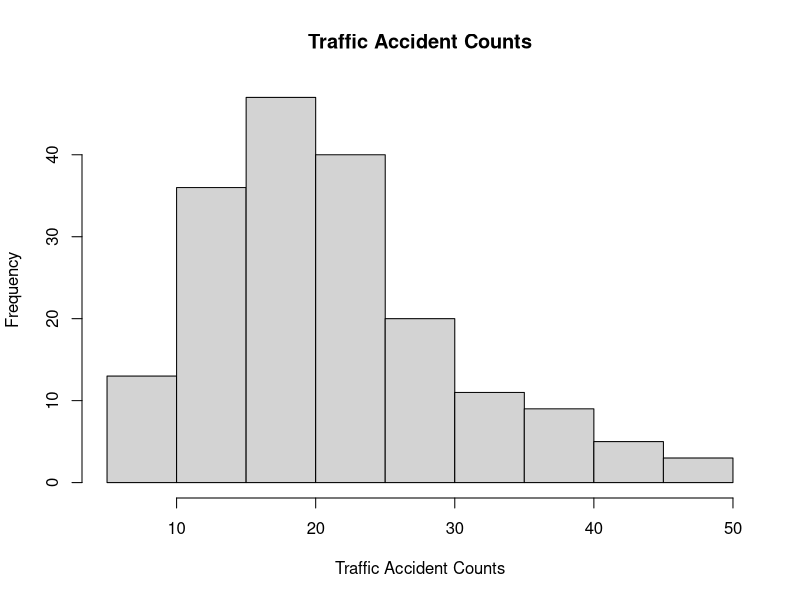
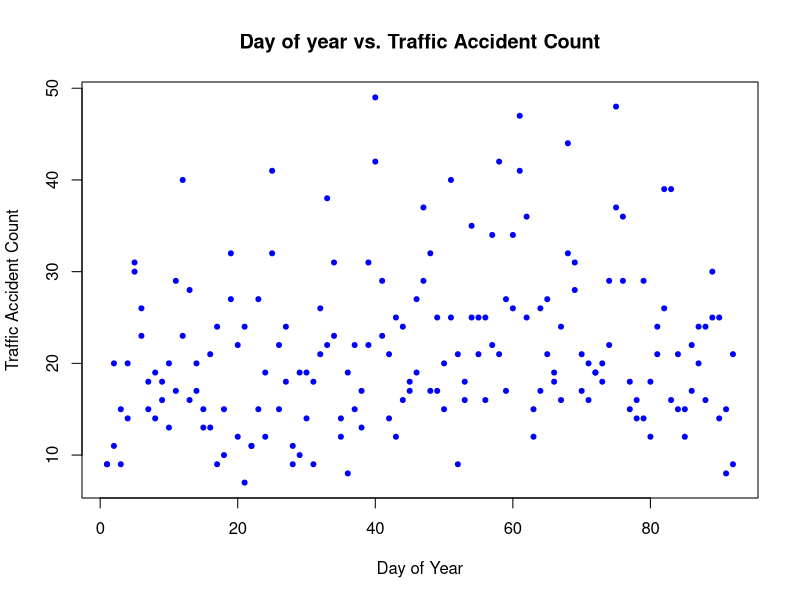
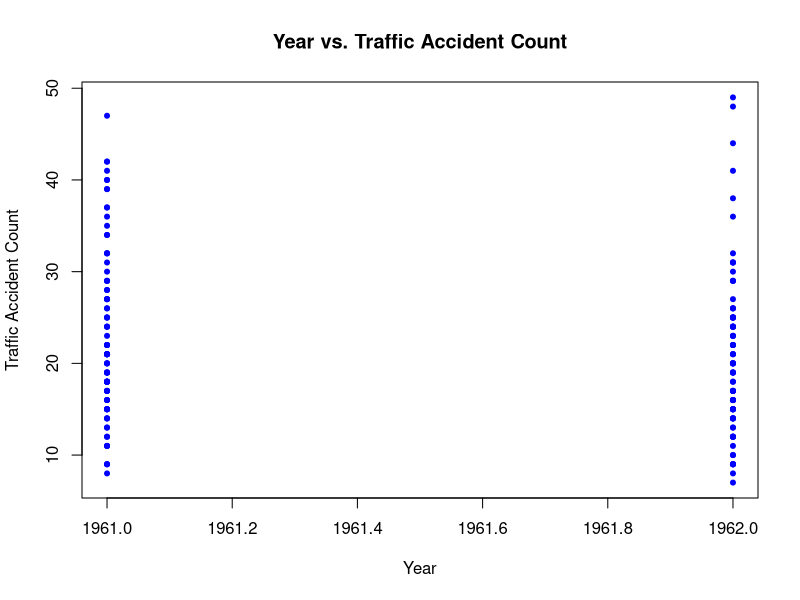
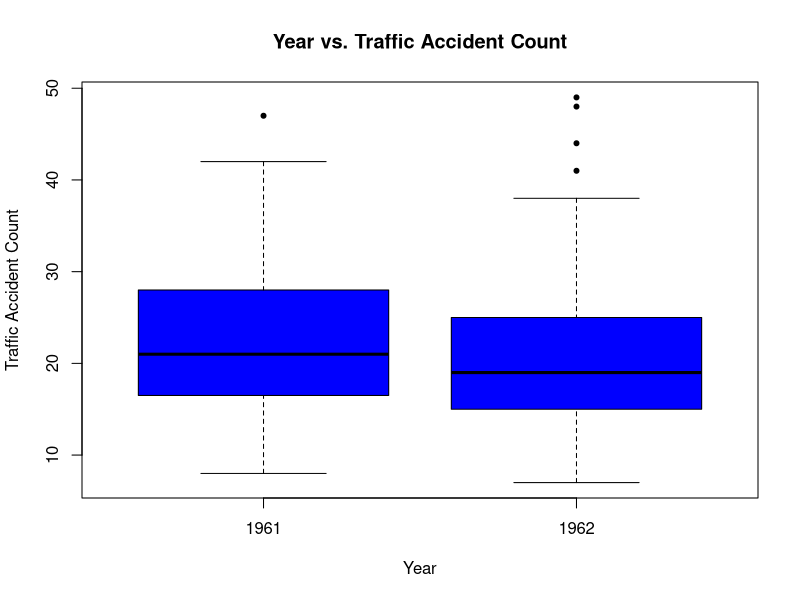
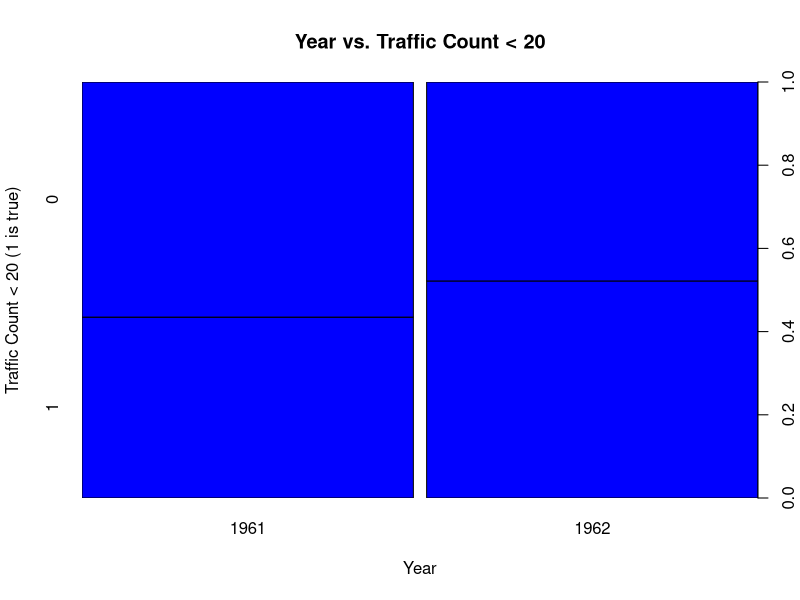
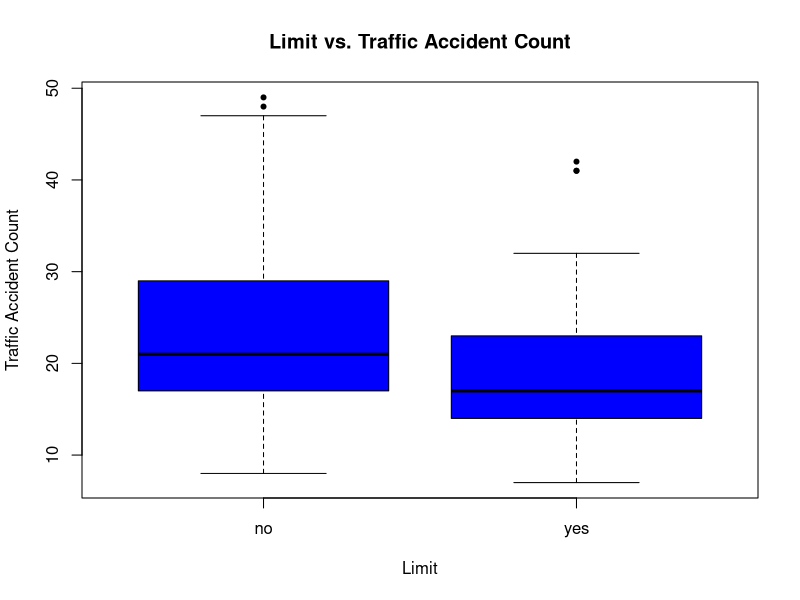

These figures' R source, in order:
## ---- chunk 1
#exploring Traffic instead of Boston
library(MASS)
#loading data set
data("Traffic")
str(Traffic)
## ---- chunk 2
#display the first few rows
head(Traffic)
#display the last 2 rows
tail(Traffic, n = 2)
#display row 5
Traffic[5,]
#display the first few rows of column 1 by combining head() and indexing
head(Traffic)[1]
#display the variable names
names(Traffic)
## ---- chunk 3
#mean, median, range of the traffic accident count column
mean(Traffic$y)
median(Traffic$y)
range(Traffic$y)
## ---- chunk 4
#histogram of the y column
hist(Traffic$y, main = "Traffic Accident Counts", xlab = "Traffic Accident Counts", )
## ---- chunk 5
#correlation between traffic accident count and the day of year
cor(Traffic$day, Traffic$y)
## ---- chunk 6
#plot showing the traffic accident count vs day of year
plot(Traffic$day, Traffic$y, pch=20, col="blue",
main="Day of year vs. Traffic Accident Count", xlab="Day of Year", ylab="Traffic Accident Count")
#correlation between these two variables (only two numerical variables so performed this again)
cor(Traffic$day, Traffic$y)
## ---- chunk 7
is.factor(Traffic$year)
#plot of median housing value and chas
plot(Traffic$year, Traffic$y, pch=20, col="blue",
main="Year vs. Traffic Accident Count", xlab="Year", ylab="Traffic Accident Count")
Traffic$year <- as.factor(Traffic$year)
#plot of median housing value and chas as factor
plot(Traffic$year, Traffic$y, pch=20, col="blue",
main="Year vs. Traffic Accident Count", xlab="Year", ylab="Traffic Accident Count")
## ---- chunk 8
#rad variable
Traffic$y
summary(Traffic$y)
unique(Traffic$y)
sum(Traffic$y<20)
#percentage of days where 20 or less accident count
sum(Traffic$y<20)/sum(Traffic$y>0)
## ---- chunk 9
lessthanmed <- Traffic$y
#far is true of y < 20
for(i in 1:length(lessthanmed)) {
  if(lessthanmed[i]<20) {
    lessthanmed[i] <- TRUE
  } else {
    lessthanmed[i] <- FALSE
  }
}
lessthanmed <- as.factor(lessthanmed)
#plot of accessibility of 24 vs 1-23 and median housing value
plot(Traffic$year, lessthanmed, pch=20, col="blue", main="Year vs. Traffic Count < 20", xlab="Year", ylab="Traffic Count < 20 (1 is true)")
## ---- chunk 10
#y
summary(Traffic$year)
#rm
summary(Traffic$day)
#lstat
summary(Traffic$limit)
#medv
summary(Traffic$y)
#neighborhood with highest median housing value
which.max(Traffic$y)
Traffic[132, c(1, 2, 3, 4)]
#plotting if there was a limit against accident count
plot(Traffic$limit, Traffic$y, pch=20, col="blue",
main="Limit vs. Traffic Accident Count", xlab="Limit", ylab="Traffic Accident Count")
